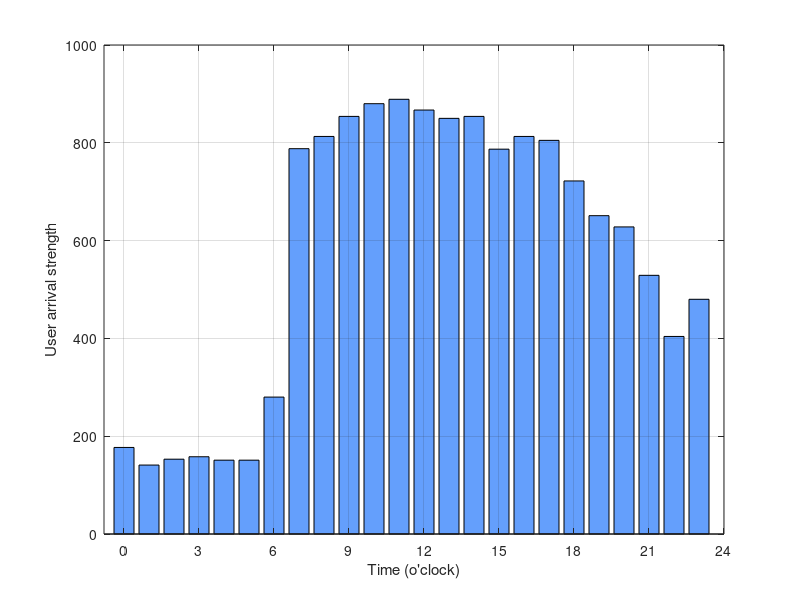

Source code (MATLAB):
clear all;
clc;

load('Telecom_Requests.mat');

figure()
set(gcf,'Position',[400,100,285,156.75]);

time = double(time);
[y,c] = hist(time, 1*24);
x = [0:23];
%  c = uisetcolor([0.6 0.8 1])
% , 'FaceColor',[ 0.309803921568627         0.309803921568627         0.309803921568627])
b = bar(x, y, 0.8);
set(b,'FaceColor',[0.3922 0.6235 0.9882]);

xlabel("Time (o'clock)")
ylabel('User arrival strength')
set(gca,'xtick',[0 3 6 9 12 15 18 21 24]);
xlim([-0.8 24]);
grid on;